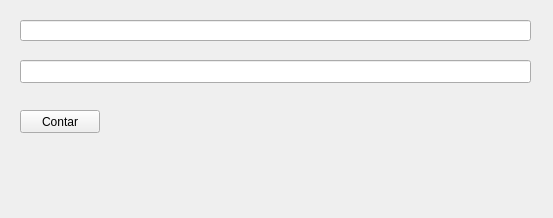
<?xml version="1.0" encoding="UTF-8"?>
<ui version="4.0">
 <class>Form</class>
 <widget class="QWidget" name="Form">
  <property name="geometry">
   <rect>
    <x>0</x>
    <y>0</y>
    <width>553</width>
    <height>218</height>
   </rect>
  </property>
  <property name="windowTitle">
   <string>Practica1</string>
  </property>
  <widget class="QLineEdit" name="cajaTexto1">
   <property name="geometry">
    <rect>
     <x>20</x>
     <y>20</y>
     <width>511</width>
     <height>21</height>
    </rect>
   </property>
  </widget>
  <widget class="QPushButton" name="traer">
   <property name="geometry">
    <rect>
     <x>20</x>
     <y>110</y>
     <width>80</width>
     <height>23</height>
    </rect>
   </property>
   <property name="text">
    <string>Contar</string>
   </property>
  </widget>
  <widget class="QLineEdit" name="cajaTexto2">
   <property name="geometry">
    <rect>
     <x>20</x>
     <y>60</y>
     <width>511</width>
     <height>23</height>
    </rect>
   </property>
  </widget>
  <widget class="QLabel" name="resultado">
   <property name="geometry">
    <rect>
     <x>30</x>
     <y>170</y>
     <width>361</width>
     <height>31</height>
    </rect>
   </property>
   <property name="text">
    <string/>
   </property>
  </widget>
 </widget>
 <resources/>
 <connections/>
</ui>
